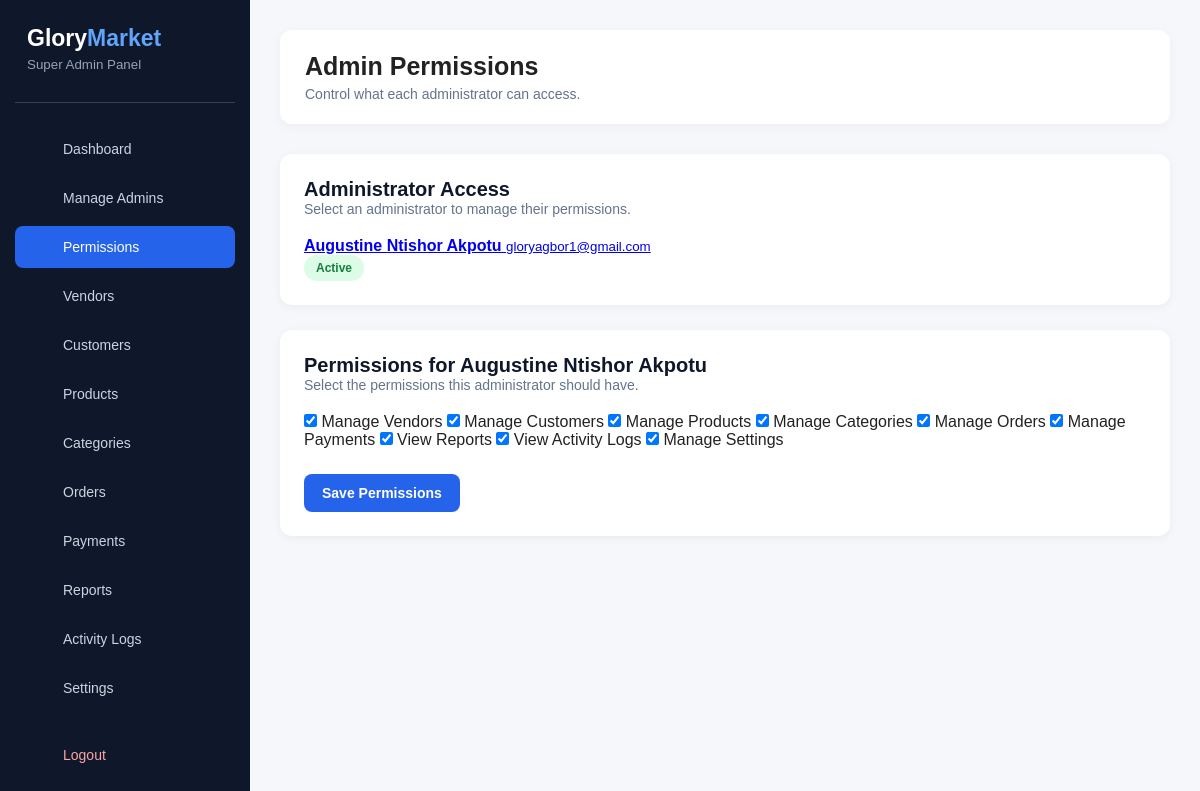
/admin/permissions.php?admin_id=2 (signed in), run on the app's committed database.
### tables this page shows
CREATE TABLE `users` (
  `id` int(11) NOT NULL,
  `full_name` varchar(100) NOT NULL,
  `email` varchar(150) NOT NULL,
  `phone` varchar(20) DEFAULT NULL,
  `profile_picture` varchar(255) DEFAULT NULL,
  `password` varchar(255) NOT NULL,
  `role` enum('super_admin','admin','vendor','customer') NOT NULL DEFAULT 'customer',
  `status` enum('active','inactive','suspended') NOT NULL DEFAULT 'active',
  `email_verified_at` datetime DEFAULT NULL,
  `created_at` timestamp NOT NULL DEFAULT current_timestamp(),
  `updated_at` timestamp NOT NULL DEFAULT current_timestamp() ON UPDATE current_timestamp()
);

### admin/permissions.php (the view, shortened to what this page needs)
<?php
$pdo = getDbConnection();
$available_permissions = [
    'manage_vendors' => 'Manage Vendors',
    'manage_customers' => 'Manage Customers',
    'manage_products' => 'Manage Products',
    'manage_categories' => 'Manage Categories',
    'manage_orders' => 'Manage Orders',
    'manage_payments' => 'Manage Payments',
    'view_reports' => 'View Reports',
    'view_activity_logs' => 'View Activity Logs',
    'manage_settings' => 'Manage Settings'
];
$stmt = $pdo->prepare("
    SELECT id, full_name, email, status
    FROM users
    WHERE role = 'admin'
    ORDER BY full_name ASC
");
$stmt->execute();
$admins = $stmt->fetchAll(PDO::FETCH_ASSOC);
$selected_admin_id = filter_input(
    INPUT_GET,
    'admin_id',
    FILTER_VALIDATE_INT
);
$selected_admin = null;
$admin_permissions = [];
if ($selected_admin_id) {
    $stmt = $pdo->prepare("
        SELECT id, full_name, email, status
        FROM users
        WHERE id = ?
          AND role = 'admin'
        LIMIT 1
    ");
    $stmt->execute([$selected_admin_id]);
    $selected_admin = $stmt->fetch(PDO::FETCH_ASSOC);
    if ($selected_admin) {
        $stmt = $pdo->prepare("
            SELECT permission
            FROM admin_permissions
            WHERE admin_id = ?
        ");
        $stmt->execute([$selected_admin_id]);
        $admin_permissions = $stmt->fetchAll(PDO::FETCH_COLUMN);
    }
}
?>
<!DOCTYPE html>
<html lang="en">
<head>
    <link
        rel="stylesheet"
        href="../assets/css/admin-dashboard.css"
    >
</head>
<body>
<div class="dashboard-wrapper">
    <aside class="sidebar">
        <div class="sidebar-brand">
            <h2>
                Glory<span>Market</span>
            </h2>
            <small>
                Super Admin Panel
            </small>
        </div>
        <nav class="sidebar-nav">
            <a href="dashboard.php">
                <span>Dashboard</span>
            </a>
            <a href="admins.php">
                <span>Manage Admins</span>
            </a>
            <a href="permissions.php" class="active">
                <span>Permissions</span>
            </a>
            <a href="vendors.php">
                <span>Vendors</span>
            </a>
            <a href="customers.php">
                <span>Customers</span>
            </a>
            <a href="products.php">
                <span>Products</span>
            </a>
            <a href="categories.php">
                <span>Categories</span>
            </a>
            <a href="orders.php">
                <span>Orders</span>
            </a>
            <a href="payments.php">
                <span>Payments</span>
            </a>
            <a href="reports.php">
                <span>Reports</span>
            </a>
            <a href="activity-logs.php">
                <span>Activity Logs</span>
            </a>
            <a href="settings.php">
                <span>Settings</span>
            </a>
            <a href="../logout.php" class="logout-link">
                <span>Logout</span>
            </a>
        </nav>
    </aside>
    <main class="main-content">
        <div class="topbar">
            <div>
                <h1>Admin Permissions</h1>
                <p>
                    Control what each administrator can access.
                </p>
            </div>
        </div>
        <div class="table-panel">
            <div class="panel-header">
                <div>
                    <h2>Administrator Access</h2>
                    <p>
                        Select an administrator to manage their permissions.
                    </p>
                </div>
            </div>
            <?php if (empty($admins)): ?>
                <div class="empty-state">
                    <i class="fas fa-user-shield"></i>
                    <p>
                        No administrator accounts found.
                    </p>
                </div>
            <?php else: ?>
                <div class="admin-permission-list">
                    <?php foreach ($admins as $admin): ?>
                        <a
                            href="permissions.php?admin_id=<?= $admin['id'] ?>"
                            class="permission-admin-card"
                        >
                            <div>
                                <strong>
                                    <?= htmlspecialchars($admin['full_name']) ?>
                                </strong>
                                <small>
                                    <?= htmlspecialchars($admin['email']) ?>
                                </small>
                            </div>
                            <span class="status-badge status-<?= htmlspecialchars($admin['status']) ?>">
                                <?= htmlspecialchars(ucfirst($admin['status'])) ?>
                            </span>
                        </a>
                    <?php endforeach; ?>
                </div>
            <?php endif; ?>
        </div>
        <?php if ($selected_admin): ?>
            <div class="table-panel">
                <div class="panel-header">
                    <div>
                        <h2>
                            Permissions for
                            <?= htmlspecialchars($selected_admin['full_name']) ?>
                        </h2>
                        <p>
                            Select the permissions this administrator should have.
                        </p>
                    </div>
                </div>
                <form method="POST" action="permissions-save.php">
                    <div class="permission-grid">
                        <?php foreach ($available_permissions as $permission_key => $permission_name): ?>
                            <label class="permission-item">
                                <input
                                    type="checkbox"
                                    name="permissions[]"
                                    value="<?= htmlspecialchars($permission_key) ?>"
                                    <?= in_array($permission_key, $admin_permissions, true) ? 'checked' : '' ?>
                                >
                                <span>
                                    <?= htmlspecialchars($permission_name) ?>
                                </span>
                            </label>
                        <?php endforeach; ?>
                    </div>
                    <div class="form-actions">
                        <button
                            type="submit"
                            class="primary-btn"
                        >
                            Save Permissions
                        </button>
                    </div>
                </form>
            </div>
        <?php endif; ?>
    </main>
</div>
</body>
</html>

### assets/css/admin-dashboard.css (style rules this page uses)
* { margin: 0; padding: 0; box-sizing: border-box; }
body { font-family: 'Segoe UI', Arial, sans-serif; background: #f1f5f9; color: #1e293b; }
.dashboard-wrapper { display: flex; min-height: 100vh; }
.sidebar { width: 250px; background: #0f172a; color: #ffffff; position: fixed; top: 0; left: 0; height: 100vh; overflow-y: auto; padding: 25px 15px; }
.sidebar-brand { padding: 0 12px 30px; border-bottom: 1px solid #334155; }
.sidebar-brand h2 { font-size: 23px; color: #ffffff; }
.sidebar-brand h2 span { color: #60a5fa; }
.sidebar-brand small { display: block; color: #94a3b8; margin-top: 5px; }
.sidebar-nav { margin-top: 25px; }
.sidebar-nav a { display: flex; align-items: center; gap: 13px; padding: 13px 15px; margin-bottom: 7px; color: #cbd5e1; text-decoration: none; border-radius: 8px; font-size: 14px; transition: 0.3s; }
.sidebar-nav a:hover, .sidebar-nav a.active { background: #2563eb; color: #ffffff; }
.sidebar-nav .logout-link { margin-top: 25px; color: #fca5a5; }
.main-content { margin-left: 250px; width: calc(100% - 250px); padding: 30px; }
.topbar { display: flex; justify-content: space-between; align-items: center; background: #ffffff; padding: 22px 25px; border-radius: 12px; margin-bottom: 30px; box-shadow: 0 3px 12px rgba(0, 0, 0, 0.04); }
.topbar h1 { font-size: 25px; margin-bottom: 5px; }
.topbar p { color: #64748b; font-size: 14px; }
.table-panel { background: #ffffff; border-radius: 12px; padding: 25px; box-shadow: 0 3px 12px rgba(0, 0, 0, 0.04); }
.panel-header { display: flex; justify-content: space-between; align-items: center; margin-bottom: 20px; }
.panel-header h2 { font-size: 20px; color: #0f172a; margin-bottom: 5px; }
.panel-header p { color: #64748b; font-size: 14px; }
.status-badge { display: inline-block; padding: 6px 10px; border-radius: 20px; font-size: 12px; font-weight: 600; text-transform: capitalize; }
.table-panel { background: #fff; border-radius: 12px; padding: 24px; margin-top: 25px; box-shadow: 0 2px 10px rgba(0, 0, 0, 0.05); }
.panel-header h2 { margin: 0; font-size: 20px; }
.primary-btn { display: inline-block; padding: 11px 18px; background: #2563eb; color: #fff; border: none; border-radius: 8px; text-decoration: none; font-size: 14px; font-weight: 600; cursor: pointer; }
.form-actions { display: flex; gap: 12px; margin-top: 25px; }
.status-badge { display: inline-block; padding: 5px 10px; border-radius: 20px; font-size: 12px; font-weight: 600; }
.status-active { background: #dcfce7; color: #15803d; }
.status-badge { padding: 6px 12px; border-radius: 20px; font-size: 12px; font-weight: 600; }
.status-badge { display: inline-flex; align-items: center; justify-content: center; padding: 6px 12px; border-radius: 30px; font-size: 11px; font-weight: 700; text-transform: capitalize; white-space: nowrap; }
* { box-sizing: border-box; }
body { margin: 0; padding: 0; background: #f5f7fb; font-family: Arial, sans-serif; color: #222; }
.status-badge { display: inline-block; padding: 6px 12px; border-radius: 20px; font-size: 12px; font-weight: 600; text-transform: capitalize; }
body { margin: 0; background: #f5f7fb; font-family: Arial, sans-serif; }

### data on the page
users: full_name "Augustine Ntishor Akpotu", email "gloryagbor1@gmail.com", status "Active"

### other printed values
$permission_name "Manage Vendors"
$permission_name "Manage Customers"
$permission_name "Manage Products"
$permission_name "Manage Categories"
$permission_name "Manage Orders"
$permission_name "Manage Payments"
$permission_name "View Reports"
$permission_name "View Activity Logs"
$permission_name "Manage Settings"
